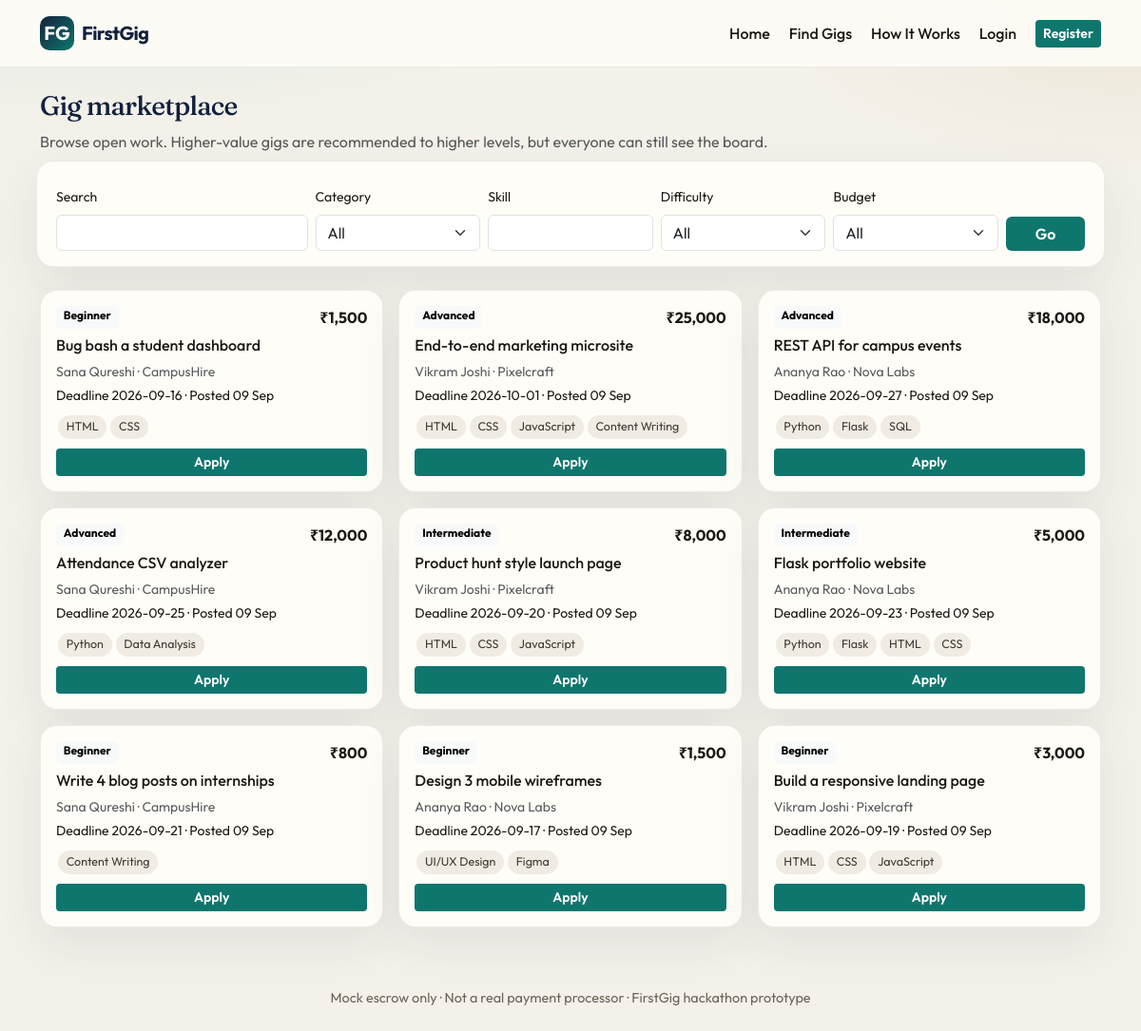
/gigs, run on the app's committed database.
### FIRSTGIG/models.py (models this page shows, shortened)
class Gig(db.Model):
    __tablename__ = "gigs"
    id = db.Column(db.Integer, primary_key=True)
    client_id = db.Column(db.Integer, db.ForeignKey("users.id"), nullable=False)
    title = db.Column(db.String(200), nullable=False)
    description = db.Column(db.Text, nullable=False)
    category = db.Column(db.String(80), nullable=False)
    required_skills = db.Column(db.Text, default="")
    budget = db.Column(db.Integer, nullable=False)
    deadline = db.Column(db.Date, nullable=False)
    difficulty = db.Column(db.String(20), default="Beginner")  # Beginner | Intermediate | Advanced
    status = db.Column(db.String(30), default="OPEN")  # OPEN | APPLIED | ASSIGNED | CLOSED | REMOVED
    requirements = db.Column(db.Text, default="")
    milestone_count = db.Column(db.Integer, default=1)
    created_at = db.Column(db.DateTime, default=datetime.utcnow)
    client = db.relationship("User", foreign_keys=[client_id])
    applications = db.relationship("Application", backref="gig", lazy="dynamic", cascade="all, delete-orphan")
    project = db.relationship("Project", backref="gig", uselist=False)
    def skill_list(self):
        return [s.strip() for s in (self.required_skills or "").split(",") if s.strip()]

class User(UserMixin, db.Model):
    __tablename__ = "users"
    id = db.Column(db.Integer, primary_key=True)
    name = db.Column(db.String(120), nullable=False)
    email = db.Column(db.String(180), unique=True, nullable=False, index=True)
    password_hash = db.Column(db.String(255), nullable=False)
    role = db.Column(db.String(20), nullable=False, index=True)  # student | client | admin
    is_active_account = db.Column(db.Boolean, default=True)
    created_at = db.Column(db.DateTime, default=datetime.utcnow)
    student_profile = db.relationship("StudentProfile", backref="user", uselist=False, cascade="all, delete-orphan")
    client_profile = db.relationship("ClientProfile", backref="user", uselist=False, cascade="all, delete-orphan")
    notifications = db.relationship("Notification", backref="user", lazy="dynamic", cascade="all, delete-orphan")

class ClientProfile(db.Model):
    __tablename__ = "client_profiles"
    id = db.Column(db.Integer, primary_key=True)
    user_id = db.Column(db.Integer, db.ForeignKey("users.id"), unique=True, nullable=False)
    company_name = db.Column(db.String(180), nullable=False)
    description = db.Column(db.Text, default="")
    rating = db.Column(db.Float, default=0.0)

### FIRSTGIG/routes/gigs.py (the view)
@gigs_bp.route("/gigs")
def marketplace():
    q = (request.args.get("q") or "").strip()
    category = (request.args.get("category") or "").strip()
    skill = (request.args.get("skill") or "").strip()
    difficulty = (request.args.get("difficulty") or "").strip()
    budget = (request.args.get("budget") or "").strip()
    deadline_filter = (request.args.get("deadline") or "").strip()
    query = Gig.query.filter(Gig.status.in_(["OPEN", "APPLIED"]))
    if q:
        like = f"%{q}%"
        query = query.filter(db.or_(Gig.title.ilike(like), Gig.description.ilike(like), Gig.required_skills.ilike(like)))
    if category:
        query = query.filter(Gig.category == category)
    if skill:
        query = query.filter(Gig.required_skills.ilike(f"%{skill}%"))
    if difficulty:
        query = query.filter(Gig.difficulty == difficulty)
    if budget == "under5":
        query = query.filter(Gig.budget <= 5000)
    elif budget == "5to15":
        query = query.filter(Gig.budget > 5000, Gig.budget <= 15000)
    elif budget == "15plus":
        query = query.filter(Gig.budget > 15000)
    if deadline_filter == "week":
        query = query.filter(Gig.deadline <= date.today().replace(day=min(date.today().day + 7, 28)))
    gigs = query.order_by(Gig.created_at.desc()).all()
    recs = []
    if current_user.is_authenticated and current_user.is_student():
        recs = recommend_gigs(current_user, limit=3)
        student_level = level_for_completed(current_user.student_profile.completed_gigs)
    else:
        student_level = None
    return render_template(
        "gigs/marketplace.html",
        gigs=gigs,
        recs=recs,
        categories=CATEGORIES,
        student_level=student_level,
        filters={"q": q, "category": category, "skill": skill, "difficulty": difficulty, "budget": budget, "deadline": deadline_filter},
    )

### FIRSTGIG/services/notify.py (called while the page is built)
def mark_overdue_projects():
    open_statuses = ("IN_PROGRESS", "ASSIGNED", "SUBMITTED")
    projects = Project.query.filter(Project.status.in_(open_statuses)).all()
    changed = 0
    for p in projects:
        if p.deadline and p.deadline < datetime.utcnow().date():
            if p.status != "OVERDUE":
                p.status = "OVERDUE"
                notify(p.student_id, f"Project #{p.id} is overdue.", f"/projects/{p.id}")
                notify(p.client_id, f"Project #{p.id} is overdue.", f"/projects/{p.id}")
                changed += 1
    if changed:
        db.session.commit()
    return changed

### FIRSTGIG/templates/gigs/marketplace.html (shortened to what this page needs)
{% extends "base.html" %}
{% block content %}
<h1 class="page-title h3">Gig marketplace</h1>
<p class="text-muted">Browse open work. Higher-value gigs are recommended to higher levels, but everyone can still see the board.</p>
<form class="card-fg p-3 mb-4 row g-2 align-items-end" method="get">
  <div class="col-md-3"><label class="form-label small">Search</label><input class="form-control" name="q" value="{{ filters.q }}"></div>
  <div class="col-md-2"><label class="form-label small">Category</label>
    <select class="form-select" name="category">
      <option value="">All</option>
    </select>
  </div>
  <div class="col-md-2"><label class="form-label small">Skill</label><input class="form-control" name="skill" value="{{ filters.skill }}"></div>
  <div class="col-md-2"><label class="form-label small">Difficulty</label>
    <select class="form-select" name="difficulty">
      <option value="">All</option>
    </select>
  </div>
  <div class="col-md-2"><label class="form-label small">Budget</label>
    <select class="form-select" name="budget">
      <option value="">All</option>
    </select>
  </div>
  <div class="col-md-1"><button class="btn btn-teal w-100" type="submit">Go</button></div>
</form>
<div class="row g-3">
  {% for gig in gigs %}
  <div class="col-md-6 col-lg-4">
    <div class="card-fg p-3 h-100 d-flex flex-column">
      <div class="d-flex justify-content-between"><span class="badge text-bg-light">{{ gig.difficulty }}</span><strong>₹{{ "{:,}".format(gig.budget) }}</strong></div>
      <h3 class="h6 mt-2">{{ gig.title }}</h3>
      <p class="small text-muted mb-1">{{ gig.client.name }}{% if gig.client.client_profile %} · {{ gig.client.client_profile.company_name }}{% endif %}</p>
      <p class="small mb-2">Deadline {{ gig.deadline }} · Posted {{ gig.created_at.strftime('%d %b') }}</p>
      <div class="mb-2">{% for s in gig.skill_list()[:5] %}<span class="chip">{{ s }}</span>{% endfor %}</div>
      <a class="btn btn-sm btn-teal mt-auto" href="{{ url_for('gigs.detail', gig_id=gig.id) }}">Apply</a>
    </div>
  </div>
  {% endfor %}
</div>
{% endblock %}

### FIRSTGIG/templates/base.html (shortened to what this page needs)
<!DOCTYPE html>
<html lang="en">
<head>
  <link href="https://cdn.jsdelivr.net/npm/bootstrap@5.3.3/dist/css/bootstrap.min.css" rel="stylesheet">
  <link href="https://cdn.jsdelivr.net/npm/bootstrap-icons@1.11.3/font/bootstrap-icons.min.css" rel="stylesheet">
  <link rel="stylesheet" href="{{ url_for('static', filename='css/style.css') }}">
</head>
<body>
<nav class="navbar navbar-expand-lg navbar-fg sticky-top">
  <div class="container py-1">
    <a class="navbar-brand d-flex align-items-center gap-2" href="{{ url_for('main.index') }}">
      <span class="brand-mark">FG</span>
      <span class="brand-word">FirstGig</span>
    </a>
    <div class="collapse navbar-collapse" id="nav">
      <ul class="navbar-nav ms-auto align-items-lg-center gap-lg-1">
        <li class="nav-item"><a class="nav-link" href="{{ url_for('main.index') }}">Home</a></li>
        <li class="nav-item"><a class="nav-link" href="{{ url_for('gigs.marketplace') }}">Find Gigs</a></li>
        <li class="nav-item"><a class="nav-link" href="{{ url_for('main.how_it_works') }}">How It Works</a></li>
        {% if current_user.is_authenticated %}
          <li class="nav-item"><a class="nav-link" href="{{ url_for('main.dashboard_redirect') }}">Dashboard</a></li>
          {% if current_user.is_student() %}
            <li class="nav-item"><a class="nav-link" href="{{ url_for('student.profile') }}">Profile</a></li>
          {% elif current_user.is_client() %}
            <li class="nav-item"><a class="nav-link" href="{{ url_for('client.profile') }}">Profile</a></li>
          {% endif %}
          <li class="nav-item">
            <a class="nav-link" href="{{ url_for('main.notifications') }}">
              <i class="bi bi-bell"></i>
              {% if unread_count %}<span class="badge rounded-pill bg-danger">{{ unread_count }}</span>{% endif %}
            </a>
          </li>
          <li class="nav-item"><a class="btn btn-sm btn-outline-dark ms-lg-2" href="{{ url_for('auth.logout') }}">Logout</a></li>
        {% else %}
          <li class="nav-item"><a class="nav-link" href="{{ url_for('auth.login') }}">Login</a></li>
          <li class="nav-item"><a class="btn btn-sm btn-teal ms-lg-2" href="{{ url_for('auth.register_student') }}">Register</a></li>
        {% endif %}
      </ul>
    </div>
  </div>
</nav>
<main class="container py-4">
  {% block content %}{% endblock %}
</main>
<footer class="footer-fg text-center">
  Mock escrow only · Not a real payment processor · FirstGig hackathon prototype
</footer>
</body>
</html>

### FIRSTGIG/static/css/style.css (style rules this page uses)
:root { --bg: #f4f1ea; --bg-2: #fffdf8; --ink: #1c1914; --muted: #6b6458; --line: rgba(28, 25, 20, 0.08); --teal: #0f766e; --teal-2: #14b8a6; --gold: #c4a35a; --navy: #14213d; --coral: #c45c26; --ok: #15803d; --warn: #b45309; --bad: #b91c1c; --shadow: 0 18px 50px rgba(20, 33, 61, 0.08); --radius: 18px; --font: "Outfit", system-ui, sans-serif; --serif: "Fraunces", Georgia, serif; }
* { box-sizing: border-box; }
html, body { margin: 0; padding: 0; }
body { font-family: var(--font); color: var(--ink); background: radial-gradient(1200px 500px at 10% -10%, rgba(20, 184, 166, 0.12), transparent 50%), radial-gradient(900px 400px at 100% 0%, rgba(196, 163, 90, 0.14), transparent 45%), var(--bg); min-height: 100vh; }
a { color: var(--teal); text-decoration: none; }
.navbar-fg { background: rgba(255, 253, 248, 0.86); backdrop-filter: blur(16px); border-bottom: 1px solid var(--line); }
.brand-mark { width: 36px; height: 36px; border-radius: 10px; background: linear-gradient(135deg, var(--navy), var(--teal)); color: #fff; display: grid; place-items: center; font-weight: 700; }
.brand-word { font-weight: 700; letter-spacing: -0.03em; color: var(--navy); }
.nav-link { color: var(--ink) !important; font-weight: 500; }
.btn-teal { background: var(--teal); color: #fff; border: 0; font-weight: 600; }
.card-fg { background: var(--bg-2); border: 1px solid var(--line); border-radius: var(--radius); box-shadow: var(--shadow); }
.chip { display: inline-block; padding: 0.2rem 0.55rem; border-radius: 999px; background: #f0ebe3; color: #3f3a32; font-size: 0.78rem; margin: 0.12rem; }
.footer-fg { color: var(--muted); font-size: 0.9rem; padding: 2.5rem 0 1.5rem; }
.page-title { font-family: var(--serif); letter-spacing: -0.03em; color: var(--navy); }

### data on the page
Gig: difficulty "Beginner", budget "1,500", title "Bug bash a student dashboard", client.name "Sana Qureshi", client.client_profile.company_name "CampusHire", deadline "2026-09-16", created_at "09 Sep", 5 "HTML" "CSS"
Gig: difficulty "Advanced", budget "25,000", title "End-to-end marketing microsite", client.name "Vikram Joshi", client.client_profile.company_name "Pixelcraft", deadline "2026-10-01", created_at "09 Sep", 5 "HTML" "CSS" "JavaScript" "Content Writing"
Gig: difficulty "Advanced", budget "18,000", title "REST API for campus events", client.name "Ananya Rao", client.client_profile.company_name "Nova Labs", deadline "2026-09-27", created_at "09 Sep", 5 "Python" "Flask" "SQL"
Gig: difficulty "Advanced", budget "12,000", title "Attendance CSV analyzer", client.name "Sana Qureshi", client.client_profile.company_name "CampusHire", deadline "2026-09-25", created_at "09 Sep", 5 "Python" "Data Analysis"
Gig: difficulty "Intermediate", budget "8,000", title "Product hunt style launch page", client.name "Vikram Joshi", client.client_profile.company_name "Pixelcraft", deadline "2026-09-20", created_at "09 Sep", 5 "HTML" "CSS" "JavaScript"
Gig: difficulty "Intermediate", budget "5,000", title "Flask portfolio website", client.name "Ananya Rao", client.client_profile.company_name "Nova Labs", deadline "2026-09-23", created_at "09 Sep", 5 "Python" "Flask" "HTML" "CSS"
Gig: difficulty "Beginner", budget "800", title "Write 4 blog posts on internships", client.name "Sana Qureshi", client.client_profile.company_name "CampusHire", deadline "2026-09-21", created_at "09 Sep", required_skills "Content Writing"
Gig: difficulty "Beginner", budget "1,500", title "Design 3 mobile wireframes", client.name "Ananya Rao", client.client_profile.company_name "Nova Labs", deadline "2026-09-17", created_at "09 Sep", 5 "UI/UX Design" "Figma"
Gig: difficulty "Beginner", budget "3,000", title "Build a responsive landing page", client.name "Vikram Joshi", client.client_profile.company_name "Pixelcraft", deadline "2026-09-19", created_at "09 Sep", 5 "HTML" "CSS" "JavaScript"
